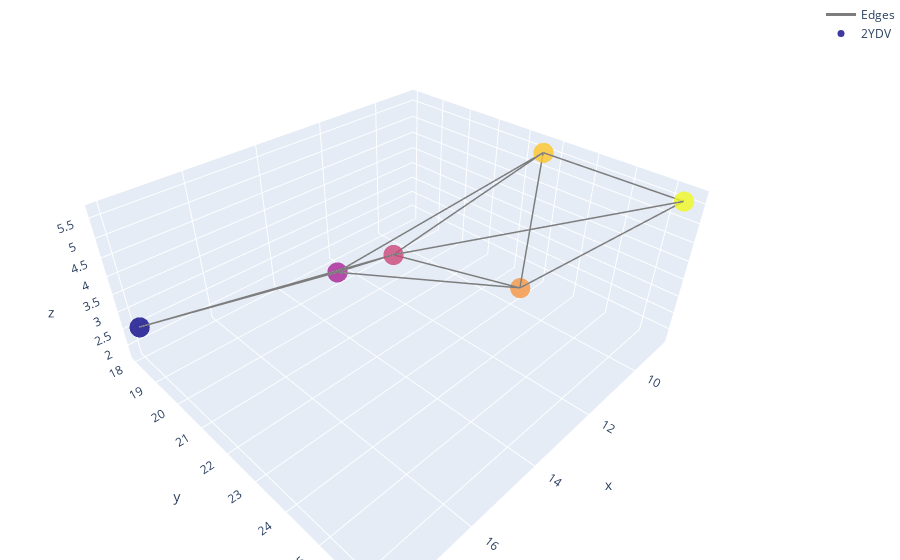

This figure's notebook cell:
### Code cell
plot_graph(gp, 0)

### Figure 1 — Plotly figure (JSON) as saved in the notebook; plotly's stock layout.template omitted (floating-point values rounded to 4 significant figures)
{"data": [{"hoverinfo": "none", "line": {"color": "rgb(125,125,125)", "width": 3}, "mode": "lines", "name": "Edges", "textposition": "top center", "type": "scatter3d", "x": [17.96, 13.06, null, 17.96, 13.83, null, 13.06, 17.96, null, 13.06, 13.83, null, 13.06, 9.367, null, 13.06, 8.793, null, 13.83, 17.96, null, 13.83, 13.06, null, 13.83, 9.367, null, 13.83, 8.793, null, 13.83, 9.081, null, 9.367, 13.06, null, 9.367, 13.83, null, 9.367, 8.793, null, 9.367, 9.081, null, 8.793, 13.06, null, 8.793, 13.83, null, 8.793, 9.367, null, 8.793, 9.081, null, 9.081, 13.83, null, 9.081, 9.367, null, 9.081, 8.793, null], "y": [18.09, 19.47, null, 18.09, 22.43, null, 19.47, 18.09, null, 19.47, 22.43, null, 19.47, 22.83, null, 19.47, 22.64, null, 22.43, 18.09, null, 22.43, 19.47, null, 22.43, 22.83, null, 22.43, 22.64, null, 22.43, 26.44, null, 22.83, 19.47, null, 22.83, 22.43, null, 22.83, 22.64, null, 22.83, 26.44, null, 22.64, 19.47, null, 22.64, 22.43, null, 22.64, 22.83, null, 22.64, 26.44, null, 26.44, 22.43, null, 26.44, 22.83, null, 26.44, 22.64, null], "z": [2.537, 2.389, null, 2.537, 4.67, null, 2.389, 2.537, null, 2.389, 4.67, null, 2.389, 1.7, null, 2.389, 5.482, null, 4.67, 2.537, null, 4.67, 2.389, null, 4.67, 1.7, null, 4.67, 5.482, null, 4.67, 5.681, null, 1.7, 2.389, null, 1.7, 4.67, null, 1.7, 5.482, null, 1.7, 5.681, null, 5.482, 2.389, null, 5.482, 4.67, null, 5.482, 1.7, null, 5.482, 5.681, null, 5.681, 4.67, null, 5.681, 1.7, null, 5.681, 5.482, null]}, {"hoverinfo": "text", "marker": {"color": [5.56, 5.59, 5.6, 5.62, 5.63, 5.64], "opacity": 0.8, "size": 7}, "mode": "markers", "name": "2YDV", "text": ["5.56", "5.59", "5.6", "5.62", "5.63", "5.64"], "textposition": "top center", "type": "scatter3d", "x": [17.96, 13.06, 13.83, 9.367, 8.793, 9.081], "y": [18.09, 19.47, 22.43, 22.83, 22.64, 26.44], "z": [2.537, 2.389, 4.67, 1.7, 5.482, 5.681]}], "layout": {"margin": {"b": 0, "l": 0, "r": 0, "t": 0}}}
